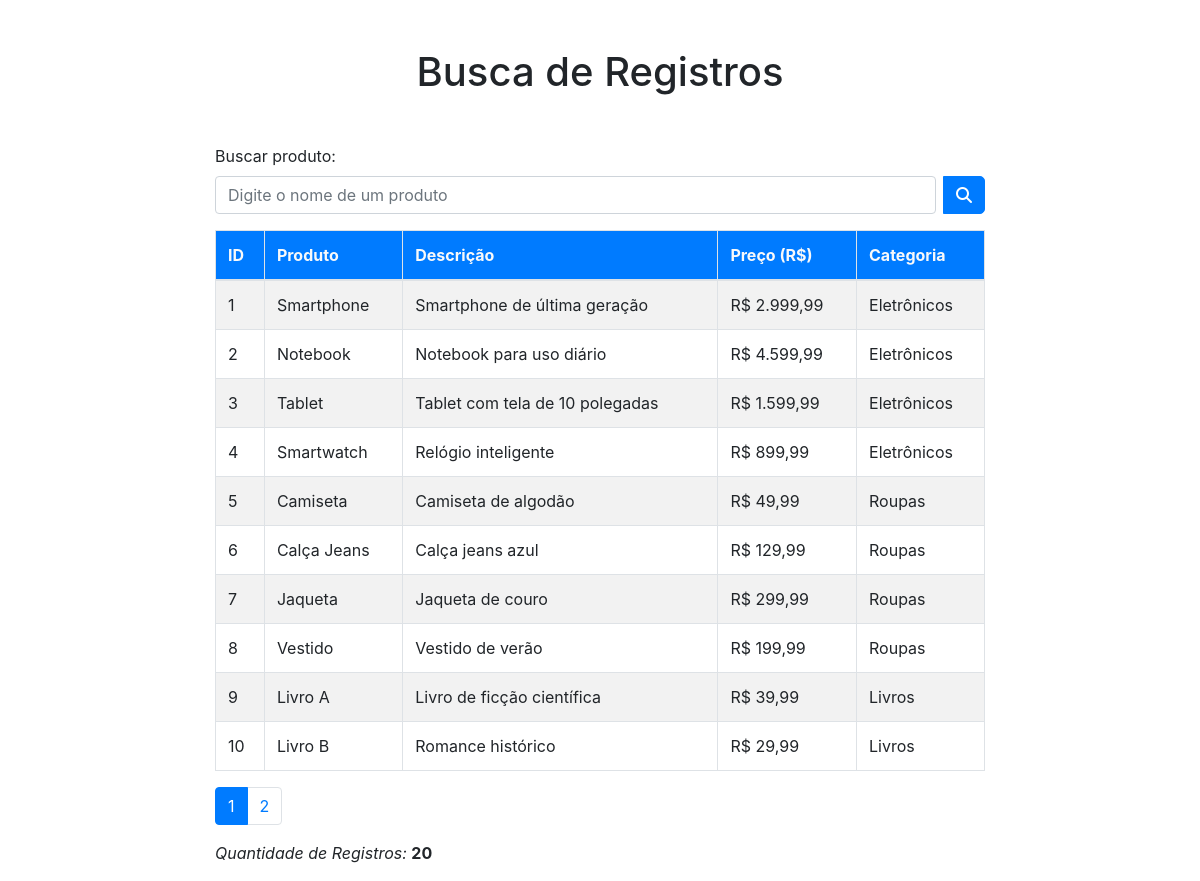
The page / on the database its author committed.
### tables this page shows
CREATE TABLE `produtos` (
  `id` int NOT NULL AUTO_INCREMENT,
  `nome` varchar(255) NOT NULL,
  `descricao` text,
  `preco` decimal(10,2) NOT NULL,
  `categoria_id` int DEFAULT NULL,
  PRIMARY KEY (`id`),
  KEY `categoria_id` (`categoria_id`),
  CONSTRAINT `produtos_ibfk_1` FOREIGN KEY (`categoria_id`) REFERENCES `categorias` (`id`)
);

CREATE TABLE `categorias` (
  `id` int NOT NULL AUTO_INCREMENT,
  `nome` varchar(255) NOT NULL,
  PRIMARY KEY (`id`)
);

### index.php (the view, shortened to what this page needs)
<?php require_once("templates/table.php");
?>
<!DOCTYPE html>
<html lang="pt-BR">
<head>
    <link rel="stylesheet" href="https://stackpath.bootstrapcdn.com/bootstrap/4.5.0/css/bootstrap.min.css">
    <link rel="stylesheet" href="https://cdnjs.cloudflare.com/ajax/libs/font-awesome/6.5.2/css/all.min.css" />
</head>
<body>
<h1 class="text-center mt-5">Busca de Registros</h1>
<div class="container mt-5">
    <form action="busca.php" method="get">
        <label>Buscar produto:</label>
        <div class="input-group">
            <input type="text" class="form-control" name="busca" style="border-radius: 4px;" placeholder="Digite o nome de um produto">
            <div class="input-group-append">
                <button type="submit" class="btn btn-primary ml-2" ><i class="fas fa-search" ></i></button>
            </div>
        </div>
    </form>
    <?php
    if (isset($_GET['busca_result'])) {
        $buscar_item = json_decode(urldecode($_GET['busca_result']), true);
        if (!empty($buscar_item)) {
            ?>
            <table class="table table-bordered table-striped table-condensed mt-3">
                <thead class="bg-primary text-light">
                    <tr>
                        <th scope="col">ID</th>
                        <th scope="col">Produto</th>
                        <th scope="col">Descrição</th>
                        <th scope="col">Preço (R$)</th>
                        <th scope="col">Categoria</th>
                    </tr>
                </thead>
                <tbody>
                    <?php foreach ($buscar_item as $item): ?>
                    <tr>
                        <td><?= $item["id"] ?></td>
                        <td><?= $item["produto"] ?></td>
                        <td><?= $item["descricao"] ?></td>
                        <td>R$ <?= number_format($item["preco"], 2, ',', '.') ?></td>
                        <td><?= $item["categoria"] ?></td>
                    </tr>
                    <?php endforeach; ?>
                </tbody>
            </table>
            <nav aria-label="Page navigation example">
                <ul class="pagination">
                    <?php paginate($total_pages, $page); ?>
                </ul>
            </nav>
            <p><i>Quantidade de Registros:</i> <b><?= $_GET['busca_result'] ? count($buscar_item): $total_records ?></b></p>
            <?php
        } else {
            ?>
            <div class="alert alert-info mt-3">
                <p>Nenhum resultado encontrado.</p>
            </div>
            <?php
        }
    } else {
        ?>
        <table class="table table-bordered table-striped table-condensed mt-3">
            <thead class="bg-primary text-light">
                <tr>
                    <th scope="col">ID</th>
                    <th scope="col">Produto</th>
                    <th scope="col">Descrição</th>
                    <th scope="col">Preço (R$)</th>
                    <th scope="col">Categoria</th>
                </tr>
            </thead>
            <tbody>
                <?php foreach ($paginated_table as $tabela): ?>
                <tr>
                    <td><?= $tabela["id"] ?></td>
                    <td><?= $tabela["produto"] ?></td>
                    <td><?= $tabela["descricao"] ?></td>
                    <td>R$ <?= number_format($tabela["preco"], 2, ',', '.') ?></td>
                    <td><?= $tabela["categoria"] ?></td>
                </tr>
                <?php endforeach; ?>
            </tbody>
        </table>
        <nav aria-label="Page navigation example">
    <ul class="pagination pagination-info">
        <?php
           paginate($total_pages, $page);
        ?>
    </ul>
</nav>
<p><i>Quantidade de Registros:</i> <b><?=  $total_records?></b></p>
        <?php
    }
    ?>
</div>
</body>
</html>

### templates/table.php (shortened to what this page needs)
<?php
require_once("db.php");
$sql = "SELECT p.id, p.nome AS produto, p.descricao, p.preco, c.nome AS categoria
        FROM produtos p
        JOIN categorias c ON p.categoria_id = c.id";
$query = $conn->query($sql);
if ($query === false) {
    die("Erro na consulta: " . $conn->error);
} else {
    $table = $query->fetch_all(MYSQLI_ASSOC);
}
$limit = 10;
$page = isset($_GET['page']) ? $_GET['page'] : 1;
$total_records = count($table);
$offset = ($page - 1) * $limit;
$sql_paginate = "SELECT p.id, p.nome AS produto, p.descricao, p.preco, c.nome AS categoria
                FROM produtos p
                JOIN categorias c ON p.categoria_id = c.id
                LIMIT $limit OFFSET $offset";
$query_paginate = $conn->query($sql_paginate);
if ($query_paginate === false) {
    die("Erro na consulta de paginação: " . $conn->error);
} else {
    $paginated_table = $query_paginate->fetch_all(MYSQLI_ASSOC);
}
function paginate($total_pages, $current_page) {
    for ($p = 1; $p <= $total_pages; $p++) {
        if ($p == $current_page) {
            echo "<li class='page-item active'><span class='page-link'>$p</span></li>";
        } else {
            echo "<li class='page-item'><a class='page-link' href='?page=$p'>$p</a></li>";
        }
    }
}
?>

### index.php (style rules this page uses)
.container { width: 800px; }
.btn-primary { border-radius: 5px; }

### rows shown on the page
produtos: id "1", nome "Smartphone", descricao "Smartphone de última geração", preco "2.999,99", categoria.nome "Eletrônicos"
produtos: id "2", nome "Notebook", descricao "Notebook para uso diário", preco "4.599,99", categoria.nome "Eletrônicos"
produtos: id "3", nome "Tablet", descricao "Tablet com tela de 10 polegadas", preco "1.599,99", categoria.nome "Eletrônicos"
produtos: id "4", nome "Smartwatch", descricao "Relógio inteligente", preco "899,99", categoria.nome "Eletrônicos"
produtos: id "5", nome "Camiseta", descricao "Camiseta de algodão", preco "49,99", categoria.nome "Roupas"
produtos: id "6", nome "Calça Jeans", descricao "Calça jeans azul", preco "129,99", categoria.nome "Roupas"
produtos: id "7", nome "Jaqueta", descricao "Jaqueta de couro", preco "299,99", categoria.nome "Roupas"
produtos: id "8", nome "Vestido", descricao "Vestido de verão", preco "199,99", categoria.nome "Roupas"
produtos: id "9", nome "Livro A", descricao "Livro de ficção científica", preco "39,99", categoria.nome "Livros"
produtos: id "10", nome "Livro B", descricao "Romance histórico", preco "29,99", categoria.nome "Livros"

### other values the page prints
$total_records "20"
